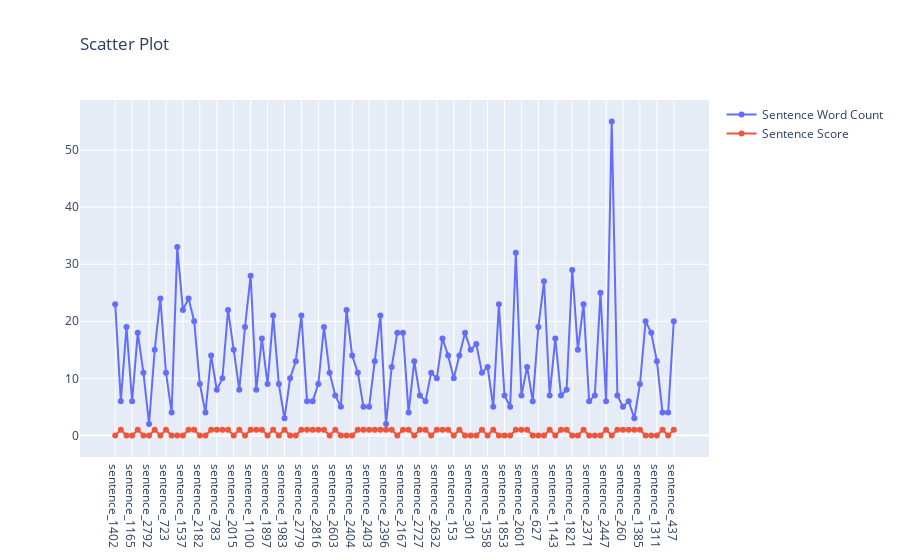

The notebook cell this image was saved under:
### Markdown cell above
**Scatter plot Visualization**

### Code cell
#new data visualization
#show the relation between the word count in each sentence and what sentiment it is attached to
sentiment_data_sample_2 = sentiment_df.sample(n = 100)
x_axis_array = ["sentence_" + str(index) for index in sentiment_data_sample_2.index]

fig = go.Figure()

# Add traces
fig.add_trace(go.Scatter(x=x_axis_array, y=[len(sentence.split(' ')) for sentence in sentiment_data_sample_2.sentence],
                    mode='lines+markers',
                    name='Sentence Word Count'))

fig.add_trace(go.Scatter(x=x_axis_array, y=[score for score in sentiment_data_sample_2.score],
                    mode='lines+markers',
                    name='Sentence Score'))

fig.update_layout(
    title=go.layout.Title(
        text="Scatter Plot",
        xref="paper",
        x=0
    )
)

fig.show()

positive_sentences_array = [len(row.sentence.split(' ')) for index, row in sentiment_data_sample_2.iterrows() if row.score == '1']
print('Average word count in each positive sentence: ', sum(positive_sentences_array)/len(positive_sentences_array))

negative_sentences_array = [len(row.sentence.split(' ')) for index, row in sentiment_data_sample_2.iterrows() if row.score == '0']
print('Average word count in each negative sentence: ', sum(negative_sentences_array)/len(negative_sentences_array))

### Figure 1 — Plotly figure (JSON) as saved in the notebook; plotly's stock layout.template omitted (floating-point values rounded to 4 significant figures)
{"data": [{"mode": "lines+markers", "name": "Sentence Word Count", "type": "scatter", "x": ["sentence_1402", "sentence_1646", "sentence_250", "sentence_1165", "sentence_501", "sentence_1850", "sentence_2792", "sentence_2415", "sentence_397", "sentence_723", "sentence_1975", "sentence_1536", "sentence_1537", "sentence_2106", "sentence_2471", "sentence_2182", "sentence_184", "sentence_1572", "sentence_783", "sentence_1390", "sentence_2366", "sentence_2015", "sentence_2021", "sentence_2144", "sentence_1100", "sentence_2560", "sentence_196", "sentence_1897", "sentence_2365", "sentence_2697", "sentence_1983", "sentence_2963", "sentence_1121", "sentence_2779", "sentence_174", "sentence_336", "sentence_2816", "sentence_740", "sentence_2938", "sentence_2603", "sentence_205", "sentence_2223", "sentence_2404", "sentence_1720", "sentence_73", "sentence_2403", "sentence_1781", "sentence_1295", "sentence_2396", "sentence_1195", "sentence_1534", "sentence_2167", "sentence_17", "sentence_657", "sentence_2727", "sentence_192", "sentence_1673", "sentence_2632", "sentence_1603", "sentence_1915", "sentence_153", "sentence_424", "sentence_1113", "sentence_301", "sentence_2133", "sentence_54", "sentence_1358", "sentence_1234", "sentence_697", "sentence_1853", "sentence_149", "sentence_1649", "sentence_2601", "sentence_2201", "sentence_1825", "sentence_627", "sentence_1524", "sentence_2863", "sentence_1143", "sentence_116", "sentence_1187", "sentence_1821", "sentence_892", "sentence_1423", "sentence_2371", "sentence_1269", "sentence_896", "sentence_2447", "sentence_1777", "sentence_433", "sentence_260", "sentence_35", "sentence_722", "sentence_1385", "sentence_2267", "sentence_2724", "sentence_1311", "sentence_276", "sentence_425", "sentence_437"], "y": [23, 6, 19, 6, 18, 11, 2, 15, 24, 11, 4, 33, 22, 24, 20, 9, 4, 14, 8, 10, 22, 15, 8, 19, 28, 8, 17, 9, 21, 9, 3, 10, 13, 21, 6, 6, 9, 19, 11, 7, 5, 22, 14, 11, 5, 5, 13, 21, 2, 12, 18, 18, 4, 13, 7, 6, 11, 10, 17, 14, 10, 14, 18, 15, 16, 11, 12, 5, 23, 7, 5, 32, 7, 12, 6, 19, 27, 7, 17, 7, 8, 29, 15, 23, 6, 7, 25, 6, 55, 7, 5, 6, 3, 9, 20, 18, 13, 4, 4, 20]}, {"mode": "lines+markers", "name": "Sentence Score", "type": "scatter", "x": ["sentence_1402", "sentence_1646", "sentence_250", "sentence_1165", "sentence_501", "sentence_1850", "sentence_2792", "sentence_2415", "sentence_397", "sentence_723", "sentence_1975", "sentence_1536", "sentence_1537", "sentence_2106", "sentence_2471", "sentence_2182", "sentence_184", "sentence_1572", "sentence_783", "sentence_1390", "sentence_2366", "sentence_2015", "sentence_2021", "sentence_2144", "sentence_1100", "sentence_2560", "sentence_196", "sentence_1897", "sentence_2365", "sentence_2697", "sentence_1983", "sentence_2963", "sentence_1121", "sentence_2779", "sentence_174", "sentence_336", "sentence_2816", "sentence_740", "sentence_2938", "sentence_2603", "sentence_205", "sentence_2223", "sentence_2404", "sentence_1720", "sentence_73", "sentence_2403", "sentence_1781", "sentence_1295", "sentence_2396", "sentence_1195", "sentence_1534", "sentence_2167", "sentence_17", "sentence_657", "sentence_2727", "sentence_192", "sentence_1673", "sentence_2632", "sentence_1603", "sentence_1915", "sentence_153", "sentence_424", "sentence_1113", "sentence_301", "sentence_2133", "sentence_54", "sentence_1358", "sentence_1234", "sentence_697", "sentence_1853", "sentence_149", "sentence_1649", "sentence_2601", "sentence_2201", "sentence_1825", "sentence_627", "sentence_1524", "sentence_2863", "sentence_1143", "sentence_116", "sentence_1187", "sentence_1821", "sentence_892", "sentence_1423", "sentence_2371", "sentence_1269", "sentence_896", "sentence_2447", "sentence_1777", "sentence_433", "sentence_260", "sentence_35", "sentence_722", "sentence_1385", "sentence_2267", "sentence_2724", "sentence_1311", "sentence_276", "sentence_425", "sentence_437"], "y": ["0", "1", "0", "0", "1", "0", "0", "1", "0", "1", "0", "0", "0", "1", "1", "0", "0", "1", "1", "1", "1", "0", "1", "0", "1", "1", "1", "0", "1", "0", "1", "0", "0", "1", "1", "1", "1", "1", "0", "1", "0", "0", "0", "1", "1", "1", "1", "1", "1", "1", "0", "1", "1", "0", "1", "1", "0", "1", "1", "1", "0", "1", "0", "0", "0", "1", "0", "1", "0", "0", "0", "1", "1", "1", "0", "0", "0", "1", "0", "1", "1", "0", "0", "1", "0", "0", "0", "1", "0", "1", "1", "1", "1", "1", "0", "0", "0", "1", "0", "1"]}], "layout": {"title": {"text": "Scatter Plot", "x": 0, "xref": "paper"}}}
